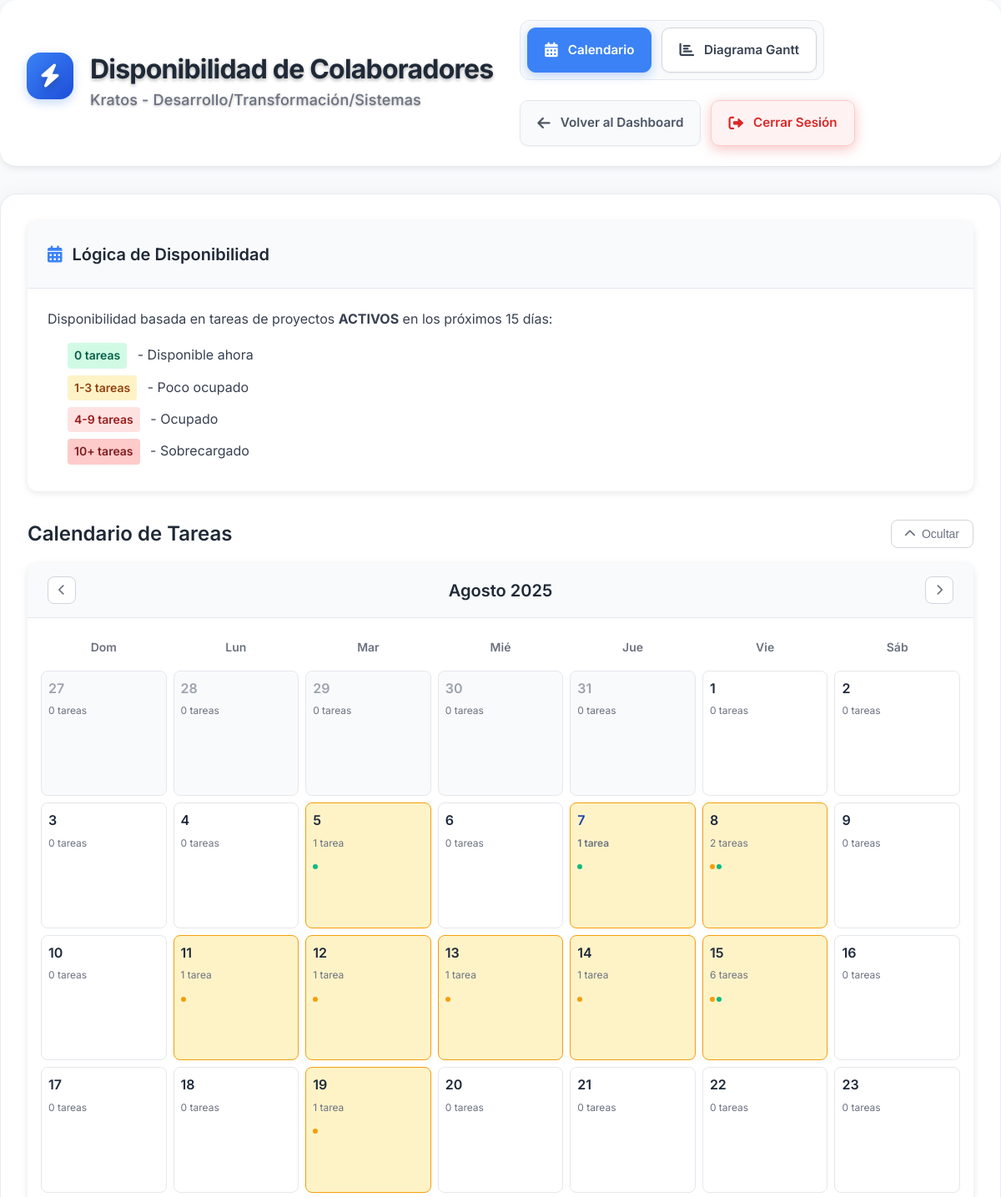
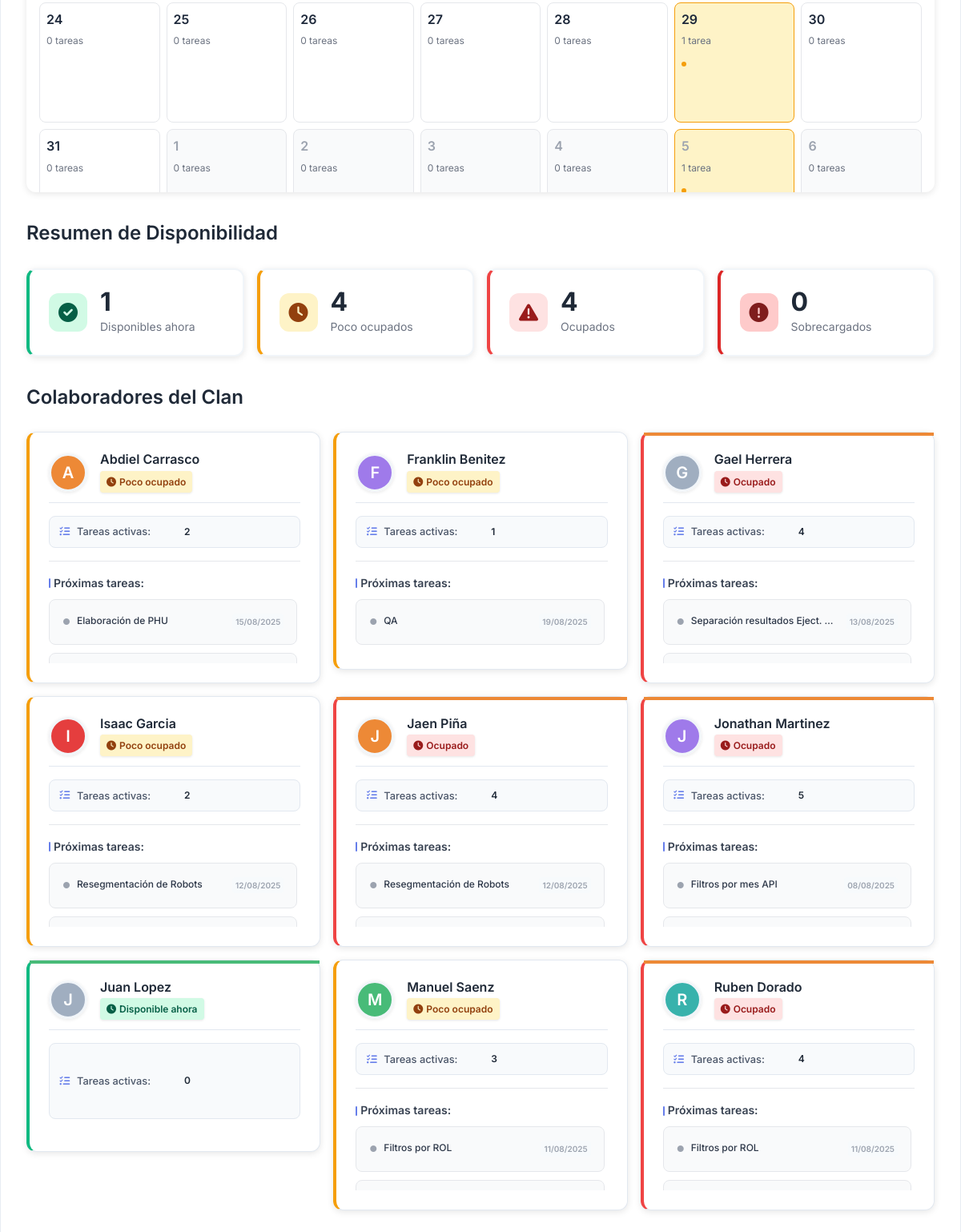
Page /public/?route=clan_leader/collaborator-availability (signed in) on the committed database (2 pictures, top to bottom).
### tables this page shows
CREATE TABLE `Clans` (
  `clan_id` int NOT NULL,
  `clan_name` varchar(100) NOT NULL,
  `clan_departamento` varchar(100) NOT NULL,
  `created_at` timestamp NULL DEFAULT CURRENT_TIMESTAMP
);

CREATE TABLE `Tasks` (
  `task_id` int NOT NULL,
  `parent_task_id` int DEFAULT NULL,
  `task_name` varchar(255) NOT NULL,
  `description` text,
  `project_id` int NOT NULL,
  `assigned_to_user_id` int DEFAULT NULL,
  `created_by_user_id` int DEFAULT NULL,
  `priority` enum('low','medium','high','critical') NOT NULL DEFAULT 'medium',
  `due_date` date DEFAULT NULL,
  `estimated_hours` decimal(5,2) DEFAULT NULL,
  `actual_hours` decimal(5,2) DEFAULT NULL,
  `completion_percentage` decimal(5,2) DEFAULT '0.00',
  `automatic_points` decimal(10,2) NOT NULL DEFAULT '0.00' COMMENT 'Puntos KPI calculados para modo automático',
  `assigned_percentage` decimal(5,2) NOT NULL DEFAULT '0.00' COMMENT 'Porcentaje de puntos KPI asignado manualmente',
  `color_tag` varchar(7) DEFAULT '#3B82F6',
  `is_subtask` tinyint(1) DEFAULT '0',
  `subtask_order` int DEFAULT '0',
  `status` enum('pending','in_progress','completed','cancelled') NOT NULL DEFAULT 'pending',
  `is_completed` tinyint(1) NOT NULL DEFAULT '0',
  `completed_at` timestamp NULL DEFAULT NULL,
  `created_at` timestamp NULL DEFAULT CURRENT_TIMESTAMP,
  `updated_at` timestamp NULL DEFAULT CURRENT_TIMESTAMP ON UPDATE CURRENT_TIMESTAMP
);

CREATE TABLE `Users` (
  `user_id` int NOT NULL,
  `username` varchar(100) NOT NULL,
  `password_hash` varchar(255) NOT NULL,
  `email` varchar(100) DEFAULT NULL,
  `full_name` varchar(100) DEFAULT NULL,
  `is_active` tinyint(1) DEFAULT '1',
  `last_login` timestamp NULL DEFAULT NULL,
  `created_at` timestamp NULL DEFAULT CURRENT_TIMESTAMP
);

### app/views/clan_leader/collaborator_availability.php (the view, shortened to what the rows shown need)
<div class="collaborator-availability-dashboard minimal">
    <header class="minimal-header">
        <div class="header-row">
            <div class="title-minimal">
                <div class="title-content">
                    <h1>Disponibilidad de Colaboradores</h1>
                    <span class="subtitle"><?php echo htmlspecialchars($clan['clan_name']); ?> - <?php echo htmlspecialchars($clan['clan_departamento']); ?></span>
                </div>
            </div>
        </div>
    </header>
    <div class="content-minimal">
        <section class="availability-summary">
            <div class="summary-grid">
                <div class="summary-card disponible">
                    <div class="summary-content">
                        <span class="summary-number"><?php echo $summary['disponibles']; ?></span>
                        <span class="summary-label">Disponibles ahora</span>
                    </div>
                </div>
                <div class="summary-card poco-ocupado">
                    <div class="summary-content">
                        <span class="summary-number"><?php echo $summary['poco_ocupados']; ?></span>
                        <span class="summary-label">Poco ocupados</span>
                    </div>
                </div>
                <div class="summary-card ocupado">
                    <div class="summary-content">
                        <span class="summary-number"><?php echo $summary['ocupados']; ?></span>
                        <span class="summary-label">Ocupados</span>
                    </div>
                </div>
            </div>
        </section>
        <section class="collaborators-list">
            <div class="collaborators-grid">
                <?php if (empty($availability_data)): ?>
                    <div class="empty-state">
                        <i class="fas fa-users"></i>
                        <p>No hay colaboradores en el clan</p>
                    </div>
                <?php else: ?>
                    <?php foreach ($availability_data as $collaborator): ?>
                        <div class="collaborator-card <?php echo $collaborator['availability']; ?>">
                            <div class="collaborator-header">
                                <div class="collaborator-avatar">
                                    <?php if (isset($collaborator['member']['profile_picture']) && $collaborator['member']['profile_picture']): ?>
                                        <img src="<?php echo htmlspecialchars($collaborator['member']['profile_picture']); ?>" alt="<?php echo htmlspecialchars($collaborator['member']['full_name']); ?>">
                                    <?php else: ?>
                                        <?php
                                        $colors = ['#667eea', '#48bb78', '#ed8936', '#e53e3e', '#9f7aea', '#38b2ac', '#a0aec0', '#f6e05e'];
                                        $memberColor = $colors[$collaborator['member']['user_id'] % count($colors)];
                                        ?>
                                        <div class="avatar-initial" style="background-color: <?php echo $memberColor; ?>">
                                            <?php echo strtoupper(substr($collaborator['member']['full_name'], 0, 1)); ?>
                                        </div>
                                    <?php endif; ?>
                                </div>
                                <div class="collaborator-info">
                                    <div class="collaborator-name"><?php echo htmlspecialchars($collaborator['member']['full_name']); ?></div>
                                    <div class="availability-badge <?php echo $collaborator['availability']; ?>">
                                        <i class="fas fa-clock"></i>
                                        <?php
                                        switch($collaborator['availability']) {
                                            case 'disponible': echo 'Disponible ahora'; break;
                                            case 'poco_ocupado': echo 'Poco ocupado'; break;
                                            case 'ocupado': echo 'Ocupado'; break;
                                        }
                                        ?>
                                    </div>
                                </div>
                            </div>
                            <div class="collaborator-metrics">
                                <div class="metric-item">
                                    <i class="fas fa-tasks"></i>
                                    <span class="metric-label">Tareas activas:</span>
                                    <span class="metric-value"><?php echo $collaborator['task_count']; ?></span>
                                </div>
                            </div>
                            <?php if (!empty($collaborator['tasks'])): ?>
                                <div class="upcoming-tasks">
                                    <h4>Próximas tareas:</h4>
                                    <div class="tasks-list">
                                        <?php foreach (array_slice($collaborator['tasks'], 0, 3) as $task): ?>
                                            <div class="task-item">
                                                <i class="fas fa-circle"></i>
                                                <span class="task-name"><?php echo htmlspecialchars($task['task_name']); ?></span>
                                                <?php if ($task['due_date']): ?>
                                                    <span class="task-date"><?php echo date('d/m/Y', strtotime($task['due_date'])); ?></span>
                                                <?php endif; ?>
                                            </div>
                                        <?php endforeach; ?>
                                    </div>
                                </div>
                            <?php endif; ?>
                        </div>
                    <?php endforeach; ?>
                <?php endif; ?>
            </div>
        </section>
    </div>
</div>
<?php
require_once __DIR__ . '/../admin/layout.php';
?>

### rows in the picture
clans: clan_name "Kratos", clan_departamento "Desarrollo/Transformación/Sistemas"
tasks: is_completed "1", assigned_to_user "4"
users: full_name "A", full_name "Abdiel Carrasco", shows "Poco ocupado", task_count "2"
tasks: task_name "Elaboración de PHU", due_date "15/08/2025"
users: full_name "F", full_name "Franklin Benitez", shows "Poco ocupado", task_count "1"
tasks: task_name "QA", due_date "19/08/2025"
users: full_name "G", full_name "Gael Herrera", shows "Ocupado", task_count "4"
tasks: task_name "Separación resultados Eject.…", due_date "13/08/2025"
users: full_name "I", full_name "Isaac Garcia", shows "Poco ocupado", task_count "2"
tasks: task_name "Resegmentación de Robots", due_date "12/08/2025"
users: full_name "J", full_name "Jaen Piña", shows "Ocupado", task_count "4"
users: full_name "J", full_name "Jonathan Martinez", shows "Ocupado", task_count "5"
tasks: task_name "Filtros por mes API", due_date "08/08/2025"
users: full_name "J", full_name "Juan Lopez", shows "Disponible ahora", task_count "0"
users: full_name "M", full_name "Manuel Saenz", shows "Poco ocupado", task_count "3"
tasks: task_name "Filtros por ROL", due_date "11/08/2025"
users: full_name "R", full_name "Ruben Dorado", shows "Ocupado", task_count "4"

### other values in the picture
$summary['sobrecargados'] "0"
